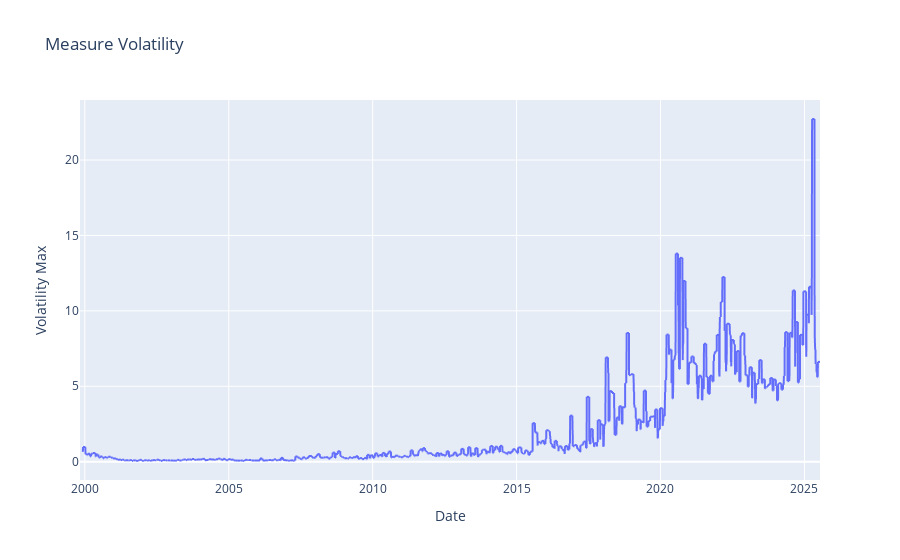

Notebook code cell kept with this figure:
### Markdown cell above
### The Max Volatility for the entry into the market

### Code cell
fig = px.line(df_stock, x="date", y="volatility_max", title="Measure Volatility",
              labels={"date": "Date", "volatility_max": "Volatility Max"})
fig.show()

### Figure 1 — Plotly figure (JSON) as saved in the notebook; plotly's stock layout.template omitted (floating-point values rounded to 4 significant figures; data arrays with more than 128 entries replaced by an {"elided": "..."} marker saying what was removed)
{"data": [{"hovertemplate": "Date=%{x}<br>Volatility Max=%{y}<extra></extra>", "legendgroup": "", "line": {"color": "#636efa", "dash": "solid"}, "marker": {"symbol": "circle"}, "mode": "lines", "name": "", "showlegend": false, "type": "scattergl", "x": {"elided": "6466 str values"}, "xaxis": "x", "y": {"elided": "6466 float values"}, "yaxis": "y"}], "layout": {"legend": {"tracegroupgap": 0}, "title": {"text": "Measure Volatility"}, "xaxis": {"anchor": "y", "domain": [0, 1], "title": {"text": "Date"}}, "yaxis": {"anchor": "x", "domain": [0, 1], "title": {"text": "Volatility Max"}}}}
